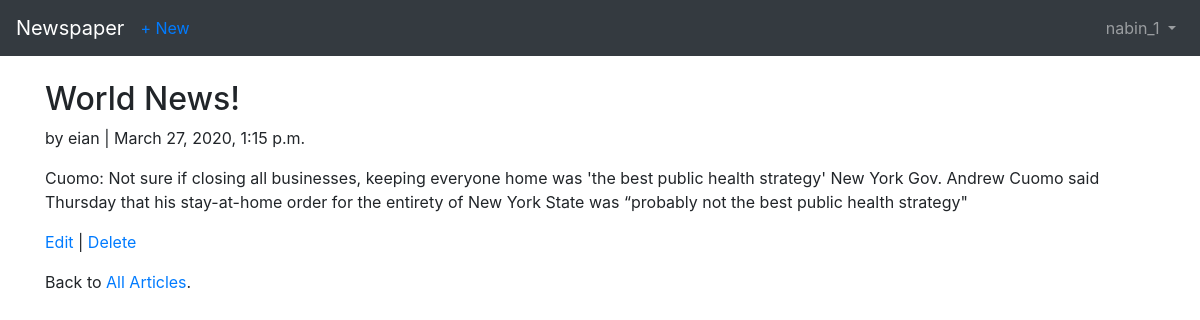
Page /articles/1/ (signed in) on the committed database.
### users/models.py (models this page shows)
class CustomUser(AbstractUser):
    age = models.PositiveIntegerField(null=True, blank=True)

### articles/models.py (models this page shows, shortened)
class Article(models.Model):
    title = models.CharField(max_length=255)
    body = models.TextField()
    date = models.DateTimeField(auto_now_add=True)
    author = models.ForeignKey(
        get_user_model(),
        on_delete=models.CASCADE,
    )

### articles/views.py (the view)
class ArticleDetailView(LoginRequiredMixin, DetailView):
    model = Article
    template_name = 'article_detail.html'
    login_url = 'login'

### templates/article_detail.html
{% extends 'base.html' %}
{% block content %}
<div class="article-entry">
    <h2>{{ object.title }}</h2>
        <p>by {{ object.author }} | {{ object.date }}</p>
        <p>{{ object.body }}</p>
    </div>
    <p><a href="{% url 'article_edit' article.pk %}">Edit</a> |
        <a href="{% url 'article_delete' article.pk %}">Delete</a></p>
    <p>Back to <a href="{% url 'article_list' %}">All Articles</a>.</p>
{% endblock content %}

### templates/base.html (shortened to what this page needs)
<!doctype html>
<html lang="en">
  <head>
    <link rel="stylesheet" href="https://stackpath.bootstrapcdn.com/bootstrap/4.1.3/css/bootstrap.min.css">
  </head>
  <body>
    <nav class="navbar navbar-expand-md navbar-dark bg-dark mb-4">
      <a class="navbar-brand" href="{% url 'home' %}">Newspaper</a>
      {% if user.is_authenticated %}
        <ul class="navbar-nav mr-auto">
          <li class="nav-item"><a href="{% url 'article_new' %}">+ New</a></li>
          </ul>
      {% endif %}
      <div class="collapse navbar-collapse" id="navbarCollapse">
        {% if user.is_authenticated %}
          <ul class="navbar-nav ml-auto">
            <li class="nav-item">
              <a class="nav-link dropdown-toggle" href="#" id="userMenu" data-toggle="dropdown" aria-haspopup="true" aria-expanded="false">
                {{ user.username }}
              </a>
            </li>
          </ul>
        {% endif %}
      </div>
    </nav>
    <div class="container">
      {% block content %}
      {% endblock content %}
    </div>
  </body>
</html>

### rows in the picture
CustomUser: username "nabin_1"
Article: title "World News!", author "eian", date "March 27, 2020, 1:15 p.m.", body "Cuomo: Not sure if closing all businesses, keeping everyone home was 'the best public health strategy' New York Gov. Andrew Cuomo said Thursday that his stay-at-home order for the entirety of New York State was “probably not the best public health strategy\""
